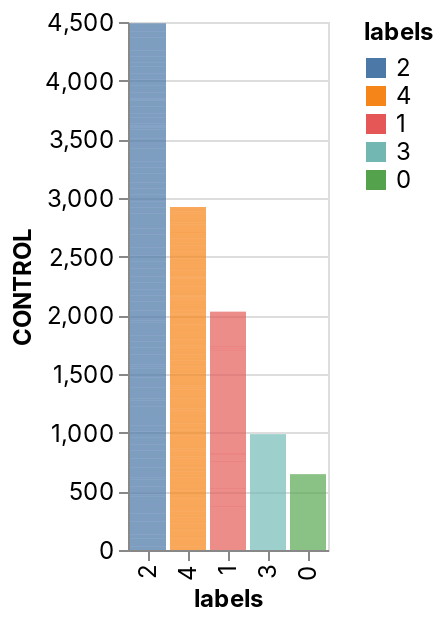

This figure's notebook cell:
### Code cell
_deepnote_run_altair(scoreCard_org, """{"$schema":"https://vega.github.io/schema/vega-lite/v4.json","mark":{"type":"bar","tooltip":true},"height":220,"autosize":{"type":"fit"},"data":{"name":"placeholder"},"encoding":{"x":{"field":"labels","type":"nominal","sort":null,"scale":{"type":"linear","zero":false}},"y":{"field":"CONTROL","type":"quantitative","sort":null,"scale":{"type":"linear","zero":true}},"color":{"field":"labels","type":"nominal","sort":null,"scale":{"type":"linear","zero":false}}}}""")

### Figure 1 — Vega-Lite specification as saved in the notebook (floating-point values rounded to 4 significant figures; data arrays with more than 128 entries replaced by an {"elided": "..."} marker saying what was removed)
{"config": {"view": {"continuousWidth": 400, "continuousHeight": 300}, "area": {"fill": "#51C0E9"}, "axis": {"labelFont": "Inter, sans-serif", "labelFontSize": 12, "labelFontWeight": "normal", "labelLimit": 60, "labelOverlap": "greedy", "titleFont": "Inter, sans-serif", "titleFontSize": 12, "titleFontWeight": "bold"}, "background": "#ffffff", "legend": {"labelFont": "Inter, sans-serif", "labelFontSize": 12, "titleFont": "Inter, sans-serif", "titleFontSize": 12, "titleFontWeight": "bold"}, "line": {"stroke": "#51C0E9", "strokeWidth": 2}, "rect": {"fill": "#51C0E9"}, "title": {"anchor": "start", "color": "#000000", "font": "Inter, sans-serif", "fontSize": 22, "fontWeight": "normal"}}, "data": {"name": "data-df877d8dd3ab9f44b629b7d1e8c518c8"}, "mark": {"type": "bar", "tooltip": true}, "autosize": {"type": "fit"}, "encoding": {"color": {"type": "nominal", "field": "labels", "scale": {"type": "linear", "zero": false}, "sort": null}, "x": {"type": "nominal", "field": "labels", "scale": {"type": "linear", "zero": false}, "sort": null}, "y": {"type": "quantitative", "field": "CONTROL", "scale": {"type": "linear", "zero": true}, "sort": null}}, "height": 300, "width": "container", "$schema": "https://vega.github.io/schema/vega-lite/v4.json", "datasets": {"data-df877d8dd3ab9f44b629b7d1e8c518c8": {"elided": "5000 records"}}}
